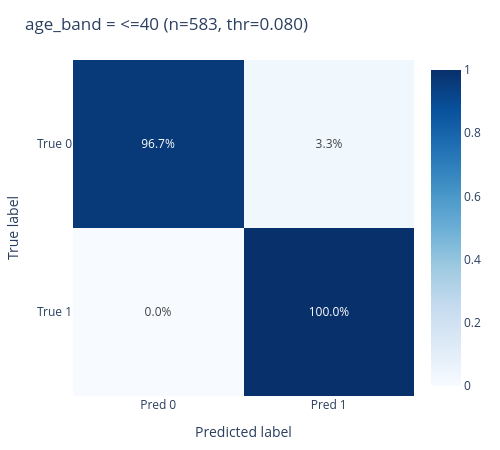
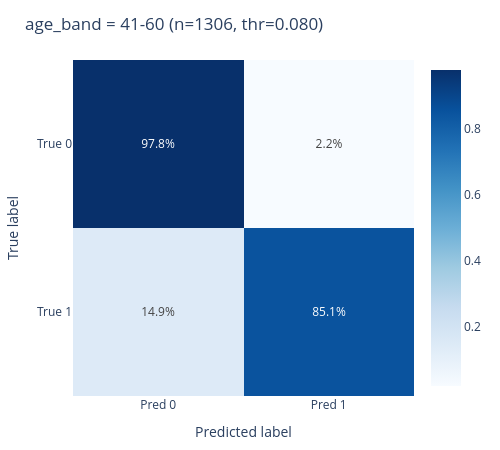
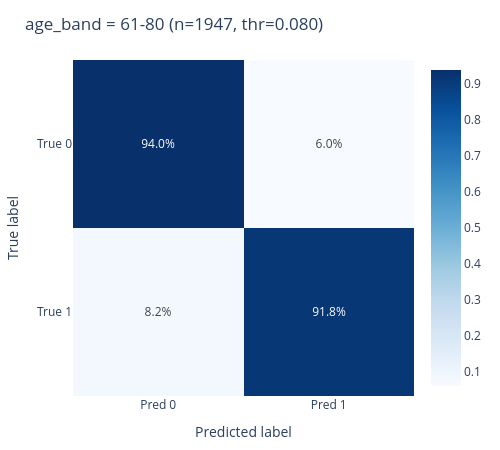
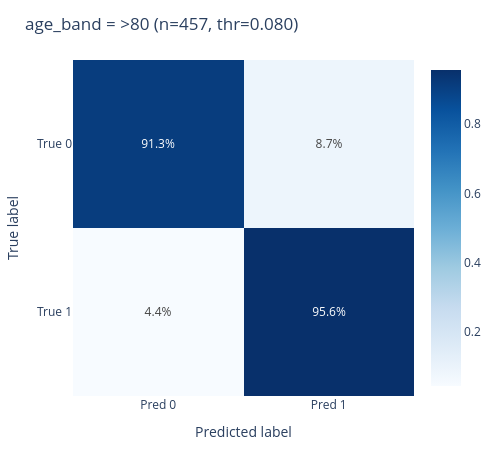

These figures' notebook cell, in order:
### Code cell
def plot_group_conf_mats(df, label_col, prob_col, group_col, threshold=None, min_group_n=1, normalize=None):
    y_true_all = df[label_col].astype(int).values
    y_prob_all = df[prob_col].astype(float).values
    if threshold is None:
        threshold = youden_threshold(y_true_all, y_prob_all)

    figs = {}
    for g, gdf in df.groupby(group_col):
        if len(gdf) < min_group_n:
            continue
        yt = gdf[label_col].astype(int).values
        yp = (gdf[prob_col].astype(float).values >= threshold).astype(int)
        cm = confusion_matrix(yt, yp, labels=[0,1])
        title = f"{group_col} = {g} (n={len(gdf)}, thr={threshold:.3f})"
        figs[g] = plotly_confusion_matrix(cm, title=title, normalize=normalize)
    return figs  # dict: group -> figure

# Age band
figs_age = plot_group_conf_mats(
    df_val, label_col=f"y_{target}", prob_col=f"p_{target}",
    group_col="age_band", threshold=None, min_group_n=1, normalize='true'
)
for g, fig in figs_age.items():
    fig.show()

# Sex
figs_sex = plot_group_conf_mats(
    df_val, label_col=f"y_{target}", prob_col=f"p_{target}",
    group_col="sex", threshold=None, min_group_n=1, normalize='true'
)
for g, fig in figs_sex.items():
    fig.show()

### Figure 1 — Plotly figure (JSON) as saved in the notebook; plotly's stock layout.template omitted (floating-point values rounded to 4 significant figures)
{"data": [{"colorscale": [[0, "rgb(247,251,255)"], [0.125, "rgb(222,235,247)"], [0.25, "rgb(198,219,239)"], [0.375, "rgb(158,202,225)"], [0.5, "rgb(107,174,214)"], [0.625, "rgb(66,146,198)"], [0.75, "rgb(33,113,181)"], [0.875, "rgb(8,81,156)"], [1, "rgb(8,48,107)"]], "hovertemplate": "True %{y} • %{x}<br>Value: %{z:.3f}<extra></extra>", "showscale": true, "text": [["96.7%", "3.3%"], ["0.0%", "100.0%"]], "texttemplate": "%{text}", "type": "heatmap", "x": ["Pred 0", "Pred 1"], "y": ["True 0", "True 1"], "z": [[0.9671, 0.03287], [0.0, 1.0]]}], "layout": {"height": 450, "margin": {"b": 50, "l": 60, "r": 20, "t": 60}, "title": {"text": "age_band = <=40 (n=583, thr=0.080)"}, "width": 500, "xaxis": {"title": {"text": "Predicted label"}}, "yaxis": {"autorange": "reversed", "title": {"text": "True label"}}}}

### Figure 2 — Plotly figure (JSON) as saved in the notebook; plotly's stock layout.template omitted (floating-point values rounded to 4 significant figures)
{"data": [{"colorscale": [[0, "rgb(247,251,255)"], [0.125, "rgb(222,235,247)"], [0.25, "rgb(198,219,239)"], [0.375, "rgb(158,202,225)"], [0.5, "rgb(107,174,214)"], [0.625, "rgb(66,146,198)"], [0.75, "rgb(33,113,181)"], [0.875, "rgb(8,81,156)"], [1, "rgb(8,48,107)"]], "hovertemplate": "True %{y} • %{x}<br>Value: %{z:.3f}<extra></extra>", "showscale": true, "text": [["97.8%", "2.2%"], ["14.9%", "85.1%"]], "texttemplate": "%{text}", "type": "heatmap", "x": ["Pred 0", "Pred 1"], "y": ["True 0", "True 1"], "z": [[0.9778, 0.02224], [0.1489, 0.8511]]}], "layout": {"height": 450, "margin": {"b": 50, "l": 60, "r": 20, "t": 60}, "title": {"text": "age_band = 41-60 (n=1306, thr=0.080)"}, "width": 500, "xaxis": {"title": {"text": "Predicted label"}}, "yaxis": {"autorange": "reversed", "title": {"text": "True label"}}}}

### Figure 3 — Plotly figure (JSON) as saved in the notebook; plotly's stock layout.template omitted (floating-point values rounded to 4 significant figures)
{"data": [{"colorscale": [[0, "rgb(247,251,255)"], [0.125, "rgb(222,235,247)"], [0.25, "rgb(198,219,239)"], [0.375, "rgb(158,202,225)"], [0.5, "rgb(107,174,214)"], [0.625, "rgb(66,146,198)"], [0.75, "rgb(33,113,181)"], [0.875, "rgb(8,81,156)"], [1, "rgb(8,48,107)"]], "hovertemplate": "True %{y} • %{x}<br>Value: %{z:.3f}<extra></extra>", "showscale": true, "text": [["94.0%", "6.0%"], ["8.2%", "91.8%"]], "texttemplate": "%{text}", "type": "heatmap", "x": ["Pred 0", "Pred 1"], "y": ["True 0", "True 1"], "z": [[0.9397, 0.06034], [0.08213, 0.9179]]}], "layout": {"height": 450, "margin": {"b": 50, "l": 60, "r": 20, "t": 60}, "title": {"text": "age_band = 61-80 (n=1947, thr=0.080)"}, "width": 500, "xaxis": {"title": {"text": "Predicted label"}}, "yaxis": {"autorange": "reversed", "title": {"text": "True label"}}}}

### Figure 4 — Plotly figure (JSON) as saved in the notebook; plotly's stock layout.template omitted (floating-point values rounded to 4 significant figures)
{"data": [{"colorscale": [[0, "rgb(247,251,255)"], [0.125, "rgb(222,235,247)"], [0.25, "rgb(198,219,239)"], [0.375, "rgb(158,202,225)"], [0.5, "rgb(107,174,214)"], [0.625, "rgb(66,146,198)"], [0.75, "rgb(33,113,181)"], [0.875, "rgb(8,81,156)"], [1, "rgb(8,48,107)"]], "hovertemplate": "True %{y} • %{x}<br>Value: %{z:.3f}<extra></extra>", "showscale": true, "text": [["91.3%", "8.7%"], ["4.4%", "95.6%"]], "texttemplate": "%{text}", "type": "heatmap", "x": ["Pred 0", "Pred 1"], "y": ["True 0", "True 1"], "z": [[0.9126, 0.08743], [0.04396, 0.956]]}], "layout": {"height": 450, "margin": {"b": 50, "l": 60, "r": 20, "t": 60}, "title": {"text": "age_band = >80 (n=457, thr=0.080)"}, "width": 500, "xaxis": {"title": {"text": "Predicted label"}}, "yaxis": {"autorange": "reversed", "title": {"text": "True label"}}}}
